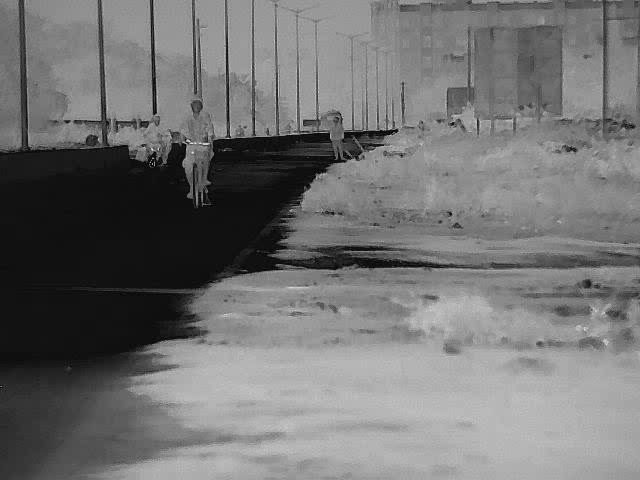
#> input picture data/images/SingleChannel.png, 640 x 480 px
$ python -i non_local_mean_scores.py   (imports and definitions only)   (older library calls are emulated)
#> lines starting #> are read from the running program, lines starting #| are printed output that depends on the picture
#> further down, picture is the input picture: shape (480, 640, 3); min 0, max 235, mean 114.7
import cv2
import numpy as np
from skimage.metrics import structural_similarity as ssim


def _edge_retention(inp: np.ndarray, out: np.ndarray) -> float:
#> called with out = 'out.png'
    gx_in = cv2.Sobel(inp, cv2.CV_32F, 1, 0)
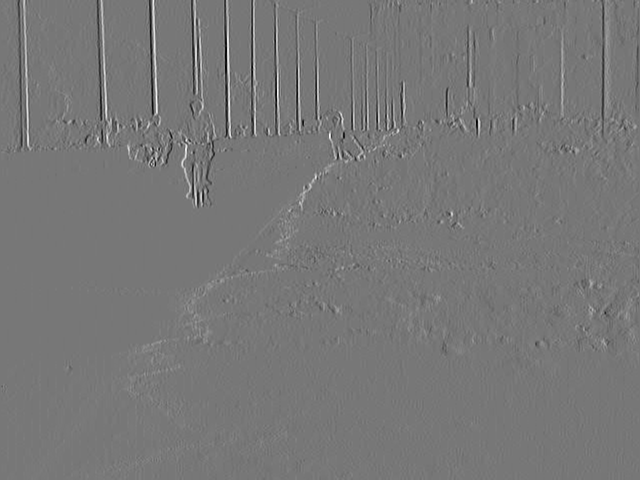
#> gx_in: shape (480, 640, 3) float32; min -601, max 680, mean 0.9; drawn with min black and max white
    gy_in = cv2.Sobel(inp, cv2.CV_32F, 0, 1)
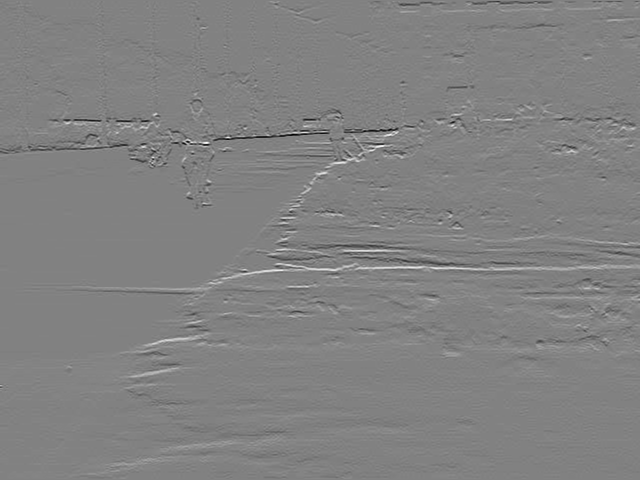
#> gy_in: shape (480, 640, 3) float32; min -674, max 649, mean 0.3; drawn with min black and max white
#> (the run stopped early here; a loop or call above may not have finished)

$ run again, on data/images/image.png
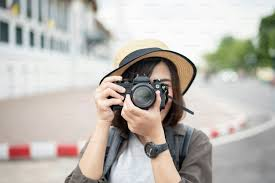
#> input picture data/images/image.png, 275 x 183 px
#> picture is the input picture: shape (183, 275, 3); mean B, G, R 176.3, 182.8, 187.2
#> in _edge_retention, `gx_in = cv2.Sobel(inp, cv2.CV_32F, 1, 0)`:
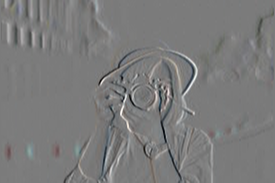
#> gx_in: shape (183, 275, 3) float32; mean B, G, R -1, -0.8, -1; drawn with min black and max white
#> in _edge_retention, `gy_in = cv2.Sobel(inp, cv2.CV_32F, 0, 1)`:
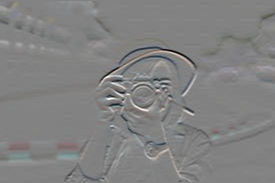
#> gy_in: shape (183, 275, 3) float32; mean B, G, R -2, -1.9, -1.5; drawn with min black and max white
